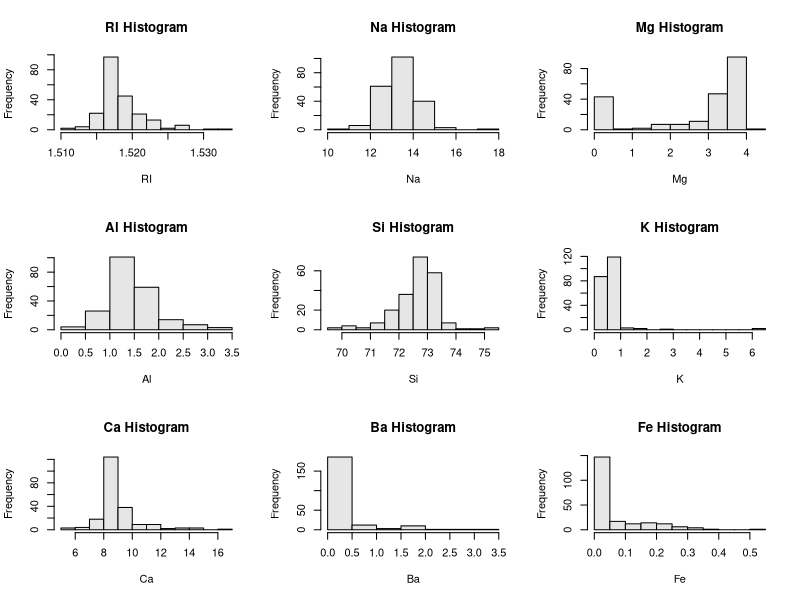
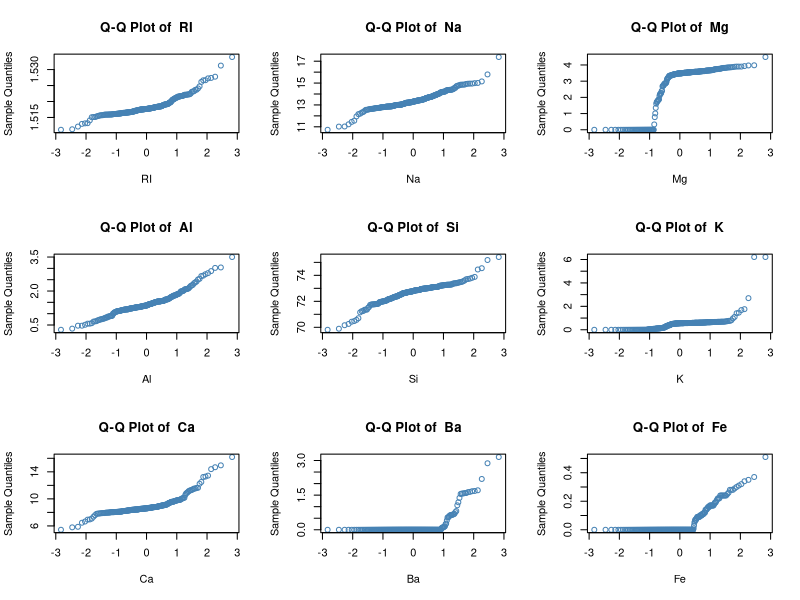
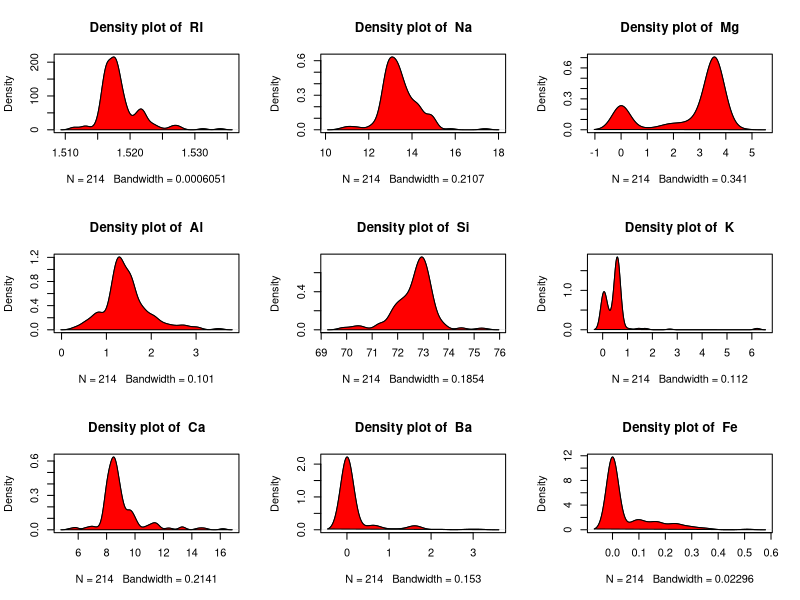
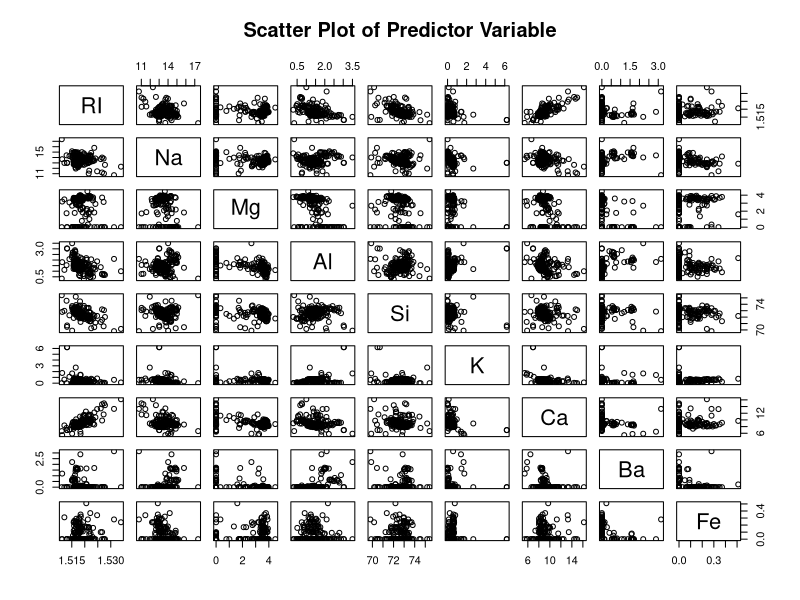
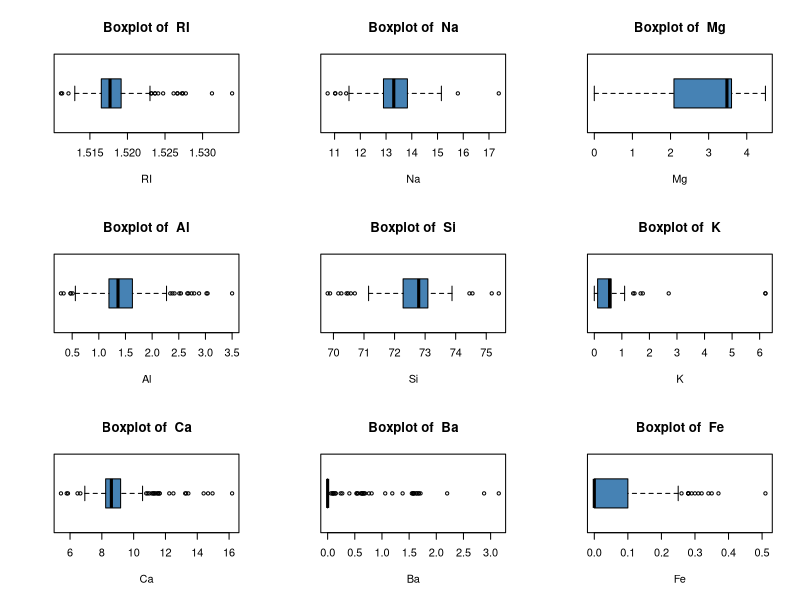
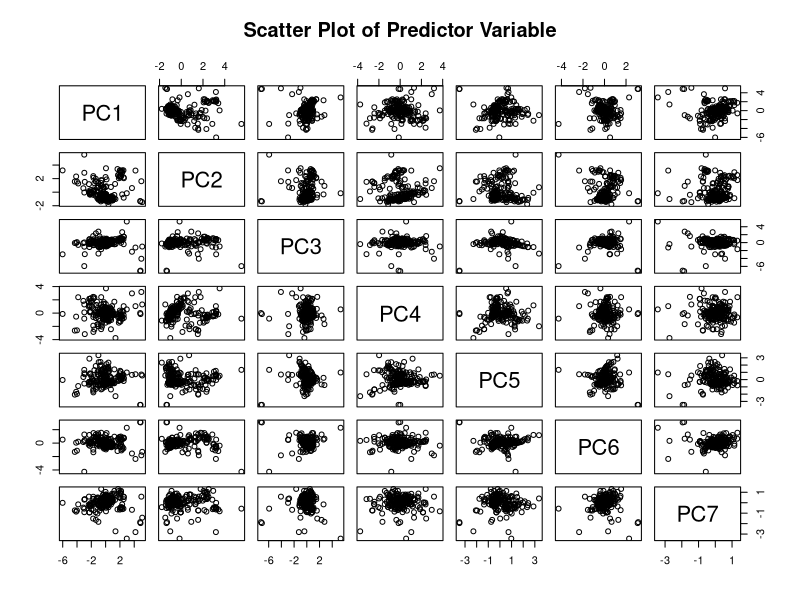
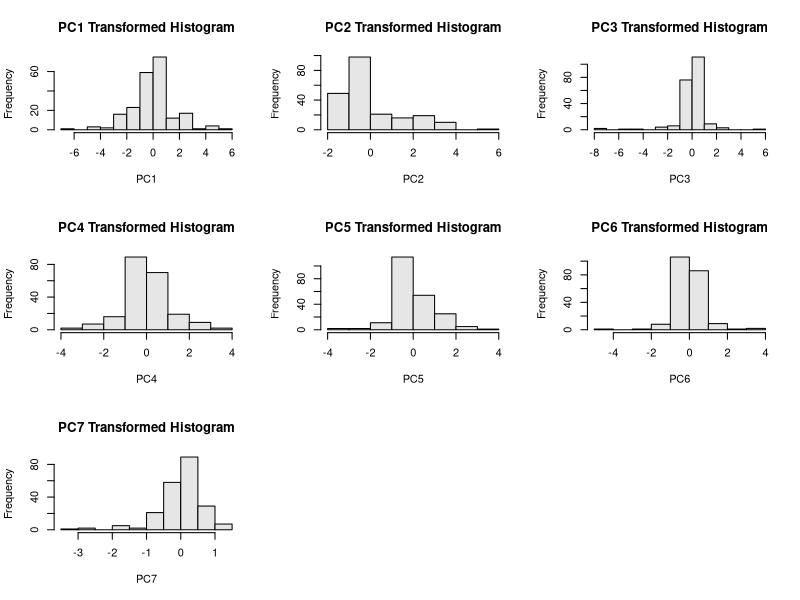
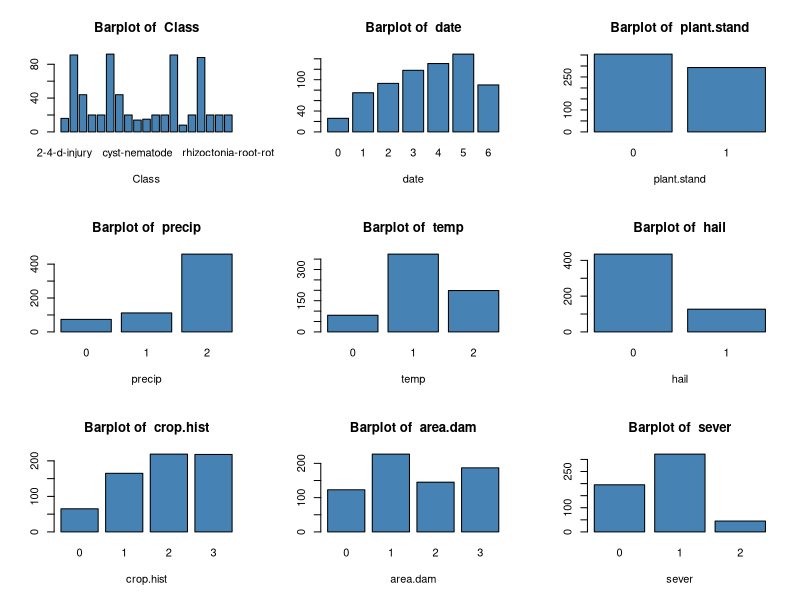

These figures' R source, in order:
## ---- chunk 1
library(e1071)
require(lattice)
library(car)
## ---- chunk 2
library(mlbench)
data(Glass)
str(Glass)
## ---- chunk 3
# To check for the distribution of the predictor variables. We explored this variables using four different visualizations and got the same results.
# (I) Histograms
pre_var <- Glass[,1:9]
# Show histograms of the predictor variables
par(mfrow = c(3,3))   # This produces a 3 by 3 plot of the histograms
for (i in 1:ncol(pre_var)){
  hist(pre_var[, i], 
       xlab = names(pre_var[i]),
       main = paste(names(pre_var[i]), "Histogram"),
       col = gray(.9))
}

# (II) Q-Q Plot
# Show a quantile-quantile plot of the predictor variables
par(mfrow = c(3,3))  
for (i in 1:ncol(pre_var)){
  qqnorm(pre_var[, i],
         xlab = names(pre_var[i]),
         main = paste("Q-Q Plot of ",names(pre_var[i])),
         col = "steelblue")
}

# (III) Calculate the numerical values through the skewness
# To check for the skewness
skew_val <- apply(pre_var, 2, skewness)
skew_val

# (IV) Stem and leaf display
# Show a stem and leaf display
par(mfrow = c(3,3))
for (i in 1:ncol(pre_var)){
  stem(pre_var[, i])
}

# (V) Density Plot
# Show a density plot
par(mfrow = c(3,3))
for (i in 1:ncol(pre_var)){
  den <- density(pre_var[, i], na.rm = TRUE) # Remove missing values from the plot
  plot(den, main = paste("Density plot of ", names(pre_var[i])))
  polygon(den, col = "red")
}

# To show relationship between predictor variables we produce a matrix of scatter plots
plot(pre_var, main = "Scatter Plot of Predictor Variable")

# Quantifying the correlation between predictors
corr <- data.frame(cor(pre_var, method = "pearson"))
print(corr)
## ---- chunk 4
# To check for outlier, we used the box plot
par(mfrow = c(3,3))  
for (i in 1:ncol(pre_var)){
  boxplot(pre_var[, i], xlab = names(pre_var[i]),
       main = paste("Boxplot of ",names(pre_var[i])),
       horizontal = TRUE, col = "steelblue")
}

# Observation
# The boxplot shows outliers in every variable except for Mg. The most extreme outliers appear in K and Ba variables. As presented earlier, the boxplot also show that some variables are moderately skewed, some are left-skewed, while some are right-skewed. 
## ---- chunk 5
# Using Box-Cox transformation
library(car)
summary(
  powerTransform(
    Glass[,1:9],
    family = "yjPower")  # yjpower parameter allows for negative values
  )$result[,1:2]

# Observation
# The Boxcox transformations might improve the classification model from the result of the powerTransform.

# Using the preProcess class from the caret package.
library(caret)
trans <- preProcess(pre_var, method = c("BoxCox", "center", "scale", "pca"))
trans

# Visualizing the results after transformation
transformed_data <- predict(trans, pre_var)

plot(transformed_data, main = "Scatter Plot of Predictor Variable")
# The scatter plot shows that the all the predictors have about zero variance

par(mfrow = c(3,3))   # This produces a 3 by 3 plot of the histograms
for (i in 1:ncol(transformed_data)){
  hist(transformed_data[, i], 
       xlab = names(transformed_data[i]),
       main = paste(names(transformed_data[i]), "Transformed Histogram"),
       col = gray(.9))
}
## ---- chunk 6
library(mlbench)
data("Soybean")
str(Soybean)
?Soybean   # Checking the documentation of Soybean for details
# There are 35 categorical  variables, all numerical and a nominal variable denoting the class
## ---- chunk 7
help("Soybean")
# The summary function shows the frequency distribution for each variable
summary(Soybean)
# This summary shows that some predictors have unique value prevelent.

pre_var1 <- Soybean[,1:36]
# We went ahead to show a bar plot to see the frequency distribution
par(mfrow = c(3,3))  
for (i in 1:ncol(pre_var1)){
  barplot(table(pre_var1[, i]), xlab = names(pre_var1[i]),
       main = paste("Barplot of ",names(pre_var1[i])),
       col = "steelblue")
}

# The bar plot shows that some variables like leaf_mild, mycelium have most values to be zero

# Next is to explore the distributions are degenerate
pre_var2 <- Soybean[,2:36]   # To exclude the class

# To investigate degeneracy, we will use the nearZeroVar function from the caret package
library(caret)
nearZeroVar(pre_var2, names = TRUE, saveMetrics = T)

# By the rule of thumb from the textbook, leaf_mild, mycelium, and sclerotia all have frequency ratio greater than 20. We conclude that leaf_mild, mycelium, and sclerotia have near zero variance. We can conclude they are degenerate.
## ---- chunk 8
# Using the aggr function from VIM package to calculate how many missing values in each variable
library(VIM)
aggr(Soybean, prop = c(T, T), bars = T, numbers = T, sortVars=T)

# The result agrees with the statement that about 18% of the data is missing because the plot showed that about 82.3% of the data are complete cases (not missing)

# To aggregate summaries from data and seek to find the pattern of missign data related to classes. We call the dplyr function (a powerful data wrangling tool)
# Using the dplyr library
library(dplyr)

# Chain Method Command in dplyr
miss_pattern <- Soybean %>%
  mutate(Total = n()) %>%     #adds new variable
  filter(!complete.cases(.)) %>%
  group_by(Class) %>%
  mutate(Missing = n(), Proportion = Missing/Total) %>%
  select(Class, Missing, Total, Proportion)  %>%
  unique()  %>%
  as.data.frame(Soybean)

print(miss_pattern)
## ---- chunk 9
library(mice)

# We decided to carry out imputation since the variables could still be useful. Moreover, with 8% missing value, we can still make sense of the data using the right imputation method.

# We used the mice function from the mice package. The simple imputation method used here is Predictive Mean Matching from mice. This method imputes missing values using the idea of nearest neighbour donor.

# Imputation using predictive mean matching method
pmm_impute <- mice(Soybean, method = "pmm", printFlag = F)
aggr(complete(pmm_impute), prop = c(T, T), bars = T, numbers = T, sortVars=T)
## ---- chunk 10
library(caret)
data(BloodBrain)
?BloodBrain    # Checking the documentation of BloodBrain for details

# The details of Bloodbrain showed that the vector "logBBB" contains the concentration ratio and the data frame "bbbDescr" contains the descriptor values. There were 134 descriptors calculated in total, and 208 non-proprietary literature compounds.

str(logBBB) # Checking the structure of the numeric outcome
str(bbbDescr) # Checking the structure of the predictors
dim(bbbDescr)  # Checking the dim of the predictor

# We have 208 rows and 134 columns just as the details suggested.
## ---- chunk 11
# To check if there are any degenerate function, we would check if there are any
# near zero function using the nearZeroVar function from the caret package

pre_near_zero <- nearZeroVar(
  bbbDescr, saveMetrics = TRUE) # We save metrics so as to retain information about each predictor

# Viewing the first 10 predictors out of 134 predictors
head(pre_near_zero, 10)

# Checking through the list of predictor variables that are degenerate (near zero variance predictors)
rownames(pre_near_zero)[pre_near_zero$nzv]

#This shows that there are seven predictor variables that are degenerate. We need to remove this variables

new_predictor <- 
  bbbDescr[, 
  !pre_near_zero$nzv] # This returns other predictors that are not degenerate

ncol(new_predictor) # There are now 127 predictors

# For example
table(bbbDescr$negative)  # Predictor variable "negative" has 207 zero values
table(bbbDescr$peoe_vsa.2.1)  # This predictor has 179 zero values
table(bbbDescr$alert)  # This predictor has 207 zero values
## ---- chunk 12
# Procedure:
# We first checked the distributions of the variables, transformed where necessary before checking for between predictors relationships.

# It would be difficult to check for relationships between 127 variables using a scatter plot. The best we can do is to sample some predictors and check for their relationship.

set.seed(42)  # This is so that the result is reproducable

# Sampling 12 predictors
sample1 <- new_predictor[, sample(1:ncol(new_predictor), 12)]
names(sample1)

# Show a density plot of sampled data
par(mfrow = c(3,4))
for (i in 1:ncol(sample1)){
  den_raw <- density(sample1[, i], na.rm = TRUE)
  plot(den_raw, main = paste("Density plot of ", names(sample1[i])))
  polygon(den_raw, col = "red")
}

# A couple of predictors showed skewness. We will check for skewness in the data
skew_raw <- apply(new_predictor, 2, skewness)
summary(skew_raw)

# Looking at the data as a whole, we observed that quite a number of the predictors are either left-skewed or right-skewed.

# As custom, let us transform and compare before checking relationship between the data.

# We will employ the Yeo-Johnson transformation because it can cater for negative values, since we have negative values from the summary of skew values

yj_tran <- preProcess(new_predictor, method = "YeoJohnson")   #yj transformation
yj_trans_data <- predict(yj_tran, newdata = new_predictor)
sample2 <- yj_trans_data[, names(sample1)]

# Show a density plot of tranformed sampled data
par(mfrow = c(3,4))
for (i in 1:ncol(sample2)){
  den_yj <- density(sample2[, i], na.rm = TRUE)
  plot(den_yj, main = paste("Density plot of ", names(sample2[i])))
  polygon(den_yj, col = "red")
}

skew_yj <- apply(yj_trans_data, 2, skewness)
summary(skew_yj)

# Even though the result improved after the transformation. There were some variables that were still skewed to the left or to the right as shown from the skewness result.

# Lets perform the spatial sign transformation
trans_ssdata <- spatialSign(scale(new_predictor))
sample3 <- trans_ssdata[, names(sample1)]  # Applying ss transformation on the sample of predictors.

# Show a density plot of spatial sign transformed sampled data
par(mfrow = c(3,4))
for (i in 1:ncol(sample3)){
  den_ss <- density(sample3[, i], na.rm = TRUE)
  plot(den_ss, main = paste("Density plot (SS) of ", names(sample3[i])))
  polygon(den_ss, col = "steelblue")
}

# Checking for skewness
skewSS <- apply(trans_ssdata, 2, skewness)
summary(skewSS)

# Checking the relationship of other predictors

library(corrplot)
raw_corr <- cor(new_predictor)
yj_corr <- cor(yj_trans_data)
ss_corr <- cor(trans_ssdata)

# Plot the matrix with no labels or grid
corrplot(raw_corr, 
         order = "hclust", 
         addgrid.col = NA, 
         tl.pos = "n",
         main = "Correlation Plot for Original Data")
corrplot(yj_corr, 
         order = "hclust", 
         addgrid.col = NA, 
         tl.pos = "n",
         main = "Correlation Plot for yj Transformed Data")
corrplot(ss_corr, 
         order = "hclust", 
         addgrid.col = NA, 
         tl.pos = "n",
         main = "Correlation Plot for ss Transformed Data")

# The visualizations showed that correlation lessened (there were more portions that were dark brown) with increasing level of transformations.

# To validate this
correlation_info <- function(x) summary(x[upper.tri(x)])
# For the raw data
correlation_info(raw_corr)

# For the Yeo-Johnson transformed data
correlation_info(yj_corr)

# For the spatial sign transformed data
correlation_info(ss_corr)

# Finally, in order to resolve in between correlations in predictors, rather than transforming the data. We suggest a procedure that finds the best predictors after stating a level of pair-wise correlation we are willing to accept say 0.75 as suggested in the text. Afterwards, we remove other predictors above the set threshold.
